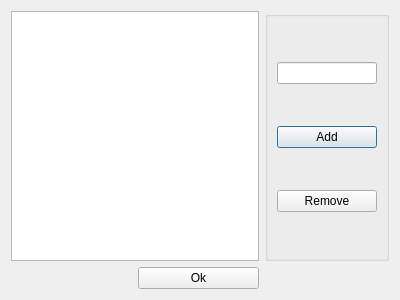
<?xml version="1.0" encoding="UTF-8"?>
<ui version="4.0">
 <class>classManagement</class>
 <widget class="QDialog" name="classManagement">
  <property name="geometry">
   <rect>
    <x>0</x>
    <y>0</y>
    <width>400</width>
    <height>300</height>
   </rect>
  </property>
  <property name="windowTitle">
   <string>Dialog</string>
  </property>
  <layout class="QGridLayout" name="gridLayout_5">
   <item row="0" column="3" colspan="2">
    <widget class="QGroupBox" name="editingOptions">
     <property name="title">
      <string/>
     </property>
     <layout class="QVBoxLayout" name="verticalLayout">
      <item>
       <widget class="QLineEdit" name="selectedClass"/>
      </item>
      <item>
       <widget class="QPushButton" name="addButton">
        <property name="text">
         <string>Add</string>
        </property>
       </widget>
      </item>
      <item>
       <widget class="QPushButton" name="removeButton">
        <property name="text">
         <string>Remove</string>
        </property>
       </widget>
      </item>
     </layout>
    </widget>
   </item>
   <item row="0" column="0" colspan="2">
    <widget class="QListWidget" name="classList">
     <property name="mouseTracking">
      <bool>true</bool>
     </property>
     <property name="currentRow">
      <number>-1</number>
     </property>
     <property name="sortingEnabled">
      <bool>false</bool>
     </property>
    </widget>
   </item>
   <item row="1" column="1">
    <widget class="QPushButton" name="okButton">
     <property name="text">
      <string>Ok</string>
     </property>
    </widget>
   </item>
  </layout>
 </widget>
 <resources/>
 <connections>
  <connection>
   <sender>classList</sender>
   <signal>itemDoubleClicked(QListWidgetItem*)</signal>
   <receiver>selectedClass</receiver>
   <slot>update()</slot>
   <hints>
    <hint type="sourcelabel">
     <x>123</x>
     <y>136</y>
    </hint>
    <hint type="destinationlabel">
     <x>357</x>
     <y>136</y>
    </hint>
   </hints>
  </connection>
 </connections>
</ui>
